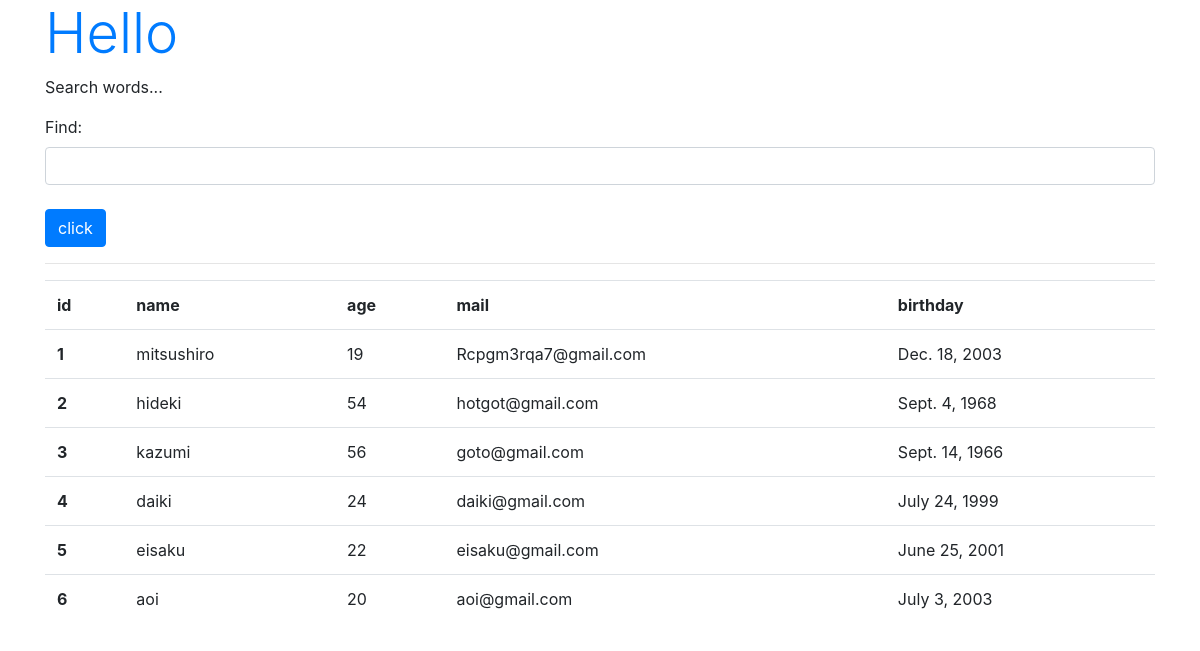
/hello/find, run on the app's committed database.
### hello/models.py (models this page shows, shortened)
class Friend(models.Model):
  name = models.CharField(max_length=100, validators=[number_only])
  mail = models.EmailField(max_length=200)
  gender = models.BooleanField()
  age = models.IntegerField()
  birthday = models.DateField()

### hello/views.py (the view)
# urls.py: path('find', views.find, name='find'),
def find(request):
  if (request.method == 'POST'):
    form = FindForm(request.POST)
    msg = request.POST['find']
    sql = 'select * from hello_friend'
    if (msg != ''):
      sql += ' where ' + msg
    data = Friend.objects.raw(sql)
    msg = sql
  else:
    msg = 'Search words...'
    form = FindForm()
    data = Friend.objects.all()
  params = {
    'title': 'Hello',
    'message': msg,
    'form':form,
    'data':data,
  }
  return render(request, 'hello/find.html', params)

### hello/forms.py
class FindForm(forms.Form):
  find = forms.CharField(label='Find', required=False, widget=forms.TextInput(attrs={'class':'form-control'}))

### hello/templates/hello/find.html (shortened to what this page needs)
{% load static %}
<!DOCTYPE html>
<html lang="ja">
<head>
  <link rel="stylesheet" href="https://stackpath.bootstrapcdn.com/bootstrap/4.3.1/css/bootstrap.min.css">
</head>
<body class="container">
  <h1 class="display-4 text-primary">{{title}}</h1>
  <p>{{message|safe}}</p>
  <form action="{% url 'find' %}" method="post">
  {{ form.as_p }}
  <tr><th></th><td>
    <input type="submit" value="click" class="btn btn-primary mt-2">
  </td></tr>
  </form>
  <hr>
  <table class="table">
    <tr>
      <th>id</th>
      <th>name</th>
      <th>age</th>
      <th>mail</th>
      <th>birthday</th>
    </tr>
  {% for item in data %}
    <tr>
      <th>{{item.id}}</th>
      <td>{{item.name}}</td>
      <td>{{item.age}}</td>
      <td>{{item.mail}}</td>
      <td>{{item.birthday}}</td>
    </tr>
  {% endfor %}
  </table>
</body>
</html>

### data on the page
Friend: id "1", name "mitsushiro", age "19", mail "Rcpgm3rqa7@gmail.com", birthday "Dec. 18, 2003"
Friend: id "2", name "hideki", age "54", mail "hotgot@gmail.com", birthday "Sept. 4, 1968"
Friend: id "3", name "kazumi", age "56", mail "goto@gmail.com", birthday "Sept. 14, 1966"
Friend: id "4", name "daiki", age "24", mail "daiki@gmail.com", birthday "July 24, 1999"
Friend: id "5", name "eisaku", age "22", mail "eisaku@gmail.com", birthday "June 25, 2001"
Friend: id "6", name "aoi", age "20", mail "aoi@gmail.com", birthday "July 3, 2003"

### other printed values
{{ title }} "Hello"
{{ message|safe }} "Search words..."
